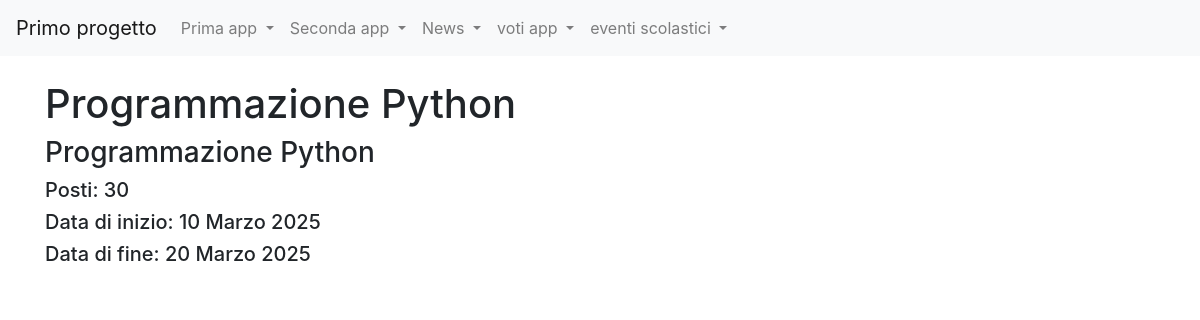
/corsi_formazione/corso/1, run on the app's committed database.
### corsi_formazione/models.py (models this page shows, shortened)
class Corso(models.Model):
    titolo=models.CharField(max_length=30)
    descrizione=models.TextField()
    data_inizio=models.DateField(blank=True)
    data_fine=models.DateField(blank=True)
    posti_disponibili=models.IntegerField(default=0)
    class Meta:
        verbose_name="Corso"
        verbose_name_plural="Corsi"

### corsi_formazione/views.py (the view)
# urls.py: path("corso/<int:pk>", corsoDetailView, name="corsoDetailView"),
def corsoDetailView(request,pk):
    corso=get_object_or_404(Corso, pk=pk)
    context={"corso": corso}
    return render(request, "corsoDetailView_detail.html", context)

### corsi_formazione/templates/corsoDetailView_detail.html (shortened to what this page needs)
{% extends 'base.html' %}
{% block content %}
    <h1>{{corso.titolo}}</h1>
    <h3>{{corso.descrizione}}</h3>
    <h5>Posti: {{corso.posti_disponibili}}</h5>
    <h5>Data di inizio: {{corso.data_inizio}}</h5>
    <h5>Data di fine: {{corso.data_fine}}</h5>
{% endblock content %}

### data on the page
Corso: titolo "Programmazione Python", descrizione "Programmazione Python", posti_disponibili "30", data_inizio "10 Marzo 2025", data_fine "20 Marzo 2025"
